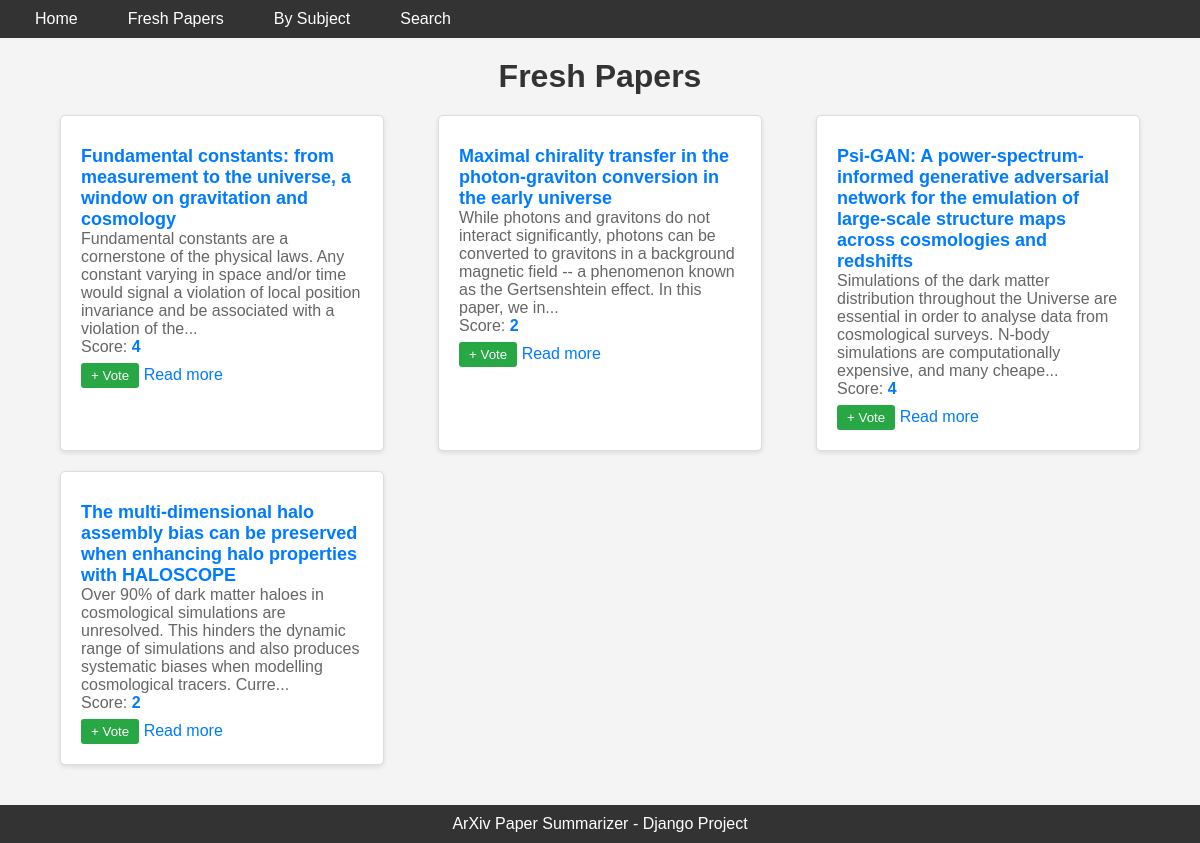
The app's page /fresh with its own data.
### main/models.py (models this page shows)
class Paper(models.Model):
    title = models.CharField(max_length=512, null=False)
    abstract = models.TextField(max_length=8096, null=False)
    summarization = models.TextField(max_length=16192, null=True)
    score = models.IntegerField(null=False, default=0)
    subject = models.ForeignKey(Category, on_delete=models.DO_NOTHING)
    submitted = models.DateField(null=False)
    url = models.TextField(null=False)
    written_by = models.ManyToManyField("Author")

### main/views.py (the view)
# urls.py: path("fresh", views.fresh, name="fresh"),
def fresh(request):
    fresh_papers = Paper.objects.order_by('-submitted')  # Order by most recent papers
    return render(request, 'fresh.html', {'papers': fresh_papers})

### main/templates/fresh.html (shortened to what this page needs)
<!DOCTYPE html>
<html lang="en">
<head>
</head>
<body>
    <div class="navbar">
        <ul>
            <li><a href="{% url 'index' %}">Home</a></li>
            <li><a href="{% url 'fresh' %}">Fresh Papers</a></li>
            <li><a href="{% url 'subject' %}">By Subject</a></li>
            <li><a href="{% url 'search' %}">Search</a></li>
        </ul>
    </div>
    <div class="container">
        <h1>Fresh Papers</h1>
        <div class="papers-list">
            {% for paper in papers %}
            <div class="paper">
                <h2><a href="{% url 'paper_detail' paper.id %}">{{ paper.title }}</a></h2>
                <p>{{ paper.abstract|slice:":200" }}...</p>
                <p>Score: <span class="score" id="score-{{ paper.id }}">{{ paper.score }}</span></p>
                <button class="plus-button" onclick="increaseScore({{ paper.id }})">+ Vote</button>
                <a href="{{ paper.url }}">Read more</a>
            </div>
            {% endfor %}
        </div>
    </div>
    <footer>
        <p>ArXiv Paper Summarizer - Django Project</p>
    </footer>
</body>
</html>

### main/templates/fresh.html (style rules this page uses)
* { margin: 0; padding: 0; box-sizing: border-box; }
body { font-family: Arial, sans-serif; background-color: #f4f4f4; }
.navbar { background-color: #333; color: white; padding: 10px 20px; }
.navbar ul { list-style-type: none; display: flex; }
.navbar ul li { margin-right: 20px; }
.navbar ul li a { color: white; text-decoration: none; padding: 10px 15px; }
.container { width: 90%; max-width: 1200px; margin: 20px auto; }
h1 { color: #333; text-align: center; margin-bottom: 20px; }
.papers-list { display: flex; flex-wrap: wrap; justify-content: space-between; }
.paper { background-color: white; border: 1px solid #ddd; border-radius: 5px; width: 30%; margin-bottom: 20px; padding: 20px; box-shadow: 0 2px 5px rgba(0, 0, 0, 0.1); }
.paper h2 { font-size: 18px; color: #333; }
.paper p { color: #666; }
.paper a { display: inline-block; text-decoration: none; color: #007BFF; margin-top: 10px; }
.score { font-weight: bold; color: #007BFF; }
.plus-button { background-color: #28a745; border: none; color: white; padding: 5px 10px; cursor: pointer; border-radius: 3px; }
footer { text-align: center; padding: 10px 0; background-color: #333; color: white; margin-top: 20px; }

### records on screen
Paper: title "Fundamental constants: from measurement to the universe, a window on gravitation and cosmology", abstract "Fundamental constants are a cornerstone of the physical laws. Any constant varying in space and/or time would signal a violation of local position invariance and be associated with a violation of the", score "4"
Paper: title "Maximal chirality transfer in the photon-graviton conversion in the early universe", abstract "While photons and gravitons do not interact significantly, photons can be converted to gravitons in a background magnetic field -- a phenomenon known as the Gertsenshtein effect. In this paper, we in", score "2"
Paper: title "Psi-GAN: A power-spectrum-informed generative adversarial network for the emulation of large-scale structure maps across cosmologies and redshifts", abstract "Simulations of the dark matter distribution throughout the Universe are essential in order to analyse data from cosmological surveys. N-body simulations are computationally expensive, and many cheape", score "4"
Paper: title "The multi-dimensional halo assembly bias can be preserved when enhancing halo properties with HALOSCOPE", abstract "Over 90% of dark matter haloes in cosmological simulations are unresolved. This hinders the dynamic range of simulations and also produces systematic biases when modelling cosmological tracers. Curre", score "2"
